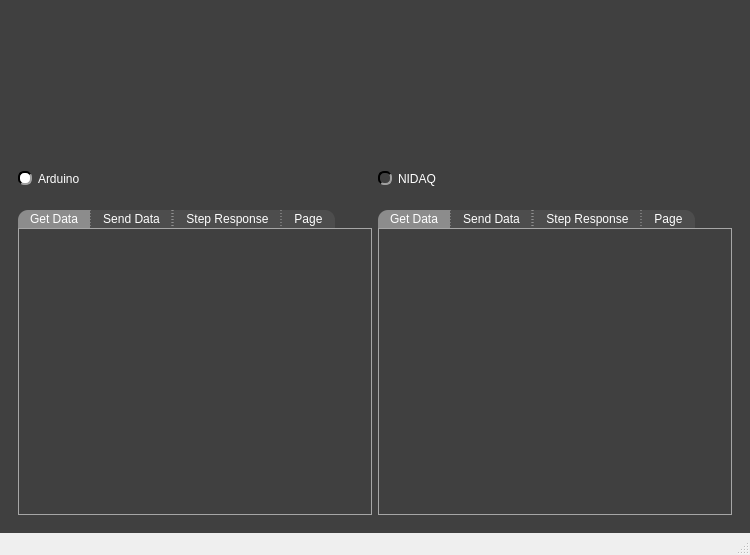
<?xml version="1.0" encoding="UTF-8"?>
<ui version="4.0">
 <class>PydaqGlobal</class>
 <widget class="QMainWindow" name="PydaqGlobal">
  <property name="geometry">
   <rect>
    <x>0</x>
    <y>0</y>
    <width>750</width>
    <height>555</height>
   </rect>
  </property>
  <property name="minimumSize">
   <size>
    <width>750</width>
    <height>0</height>
   </size>
  </property>
  <property name="windowTitle">
   <string>PYDAQ Global</string>
  </property>
  <property name="windowIcon">
   <iconset resource="resources_1.qrc">
    <normaloff>:/imgs/imgs/favicon.ico</normaloff>:/imgs/imgs/favicon.ico</iconset>
  </property>
  <property name="iconSize">
   <size>
    <width>24</width>
    <height>24</height>
   </size>
  </property>
  <property name="tabShape">
   <enum>QTabWidget::TabShape::Rounded</enum>
  </property>
  <widget class="QWidget" name="centralwidget">
   <property name="styleSheet">
    <string notr="true">QWidget{
	background-color: rgb(64, 64, 64);
}

QTabWidget::pane { 
   border: 1px solid rgb(166, 166, 166);
}

QTabBar::tab {
  	background-color: rgb(77, 77, 77);
 }

 QTabBar::tab:selected {
  	background-color: rgb(140, 140, 140);
	padding-top: 2px;
	padding-bottom: 2px;
	padding-left: 12px;
	padding-right: 12px;
 }

 QTabBar::tab:selected:hover {
  	background-color: rgb(140, 140, 140);
	padding-top: 2px;
	padding-bottom: 2px;
	padding-left: 12px;
	padding-right: 12px;
 }

 QTabBar::tab:hover {
  	background-color: rgb(109, 109, 109);
	padding-top: 2px;
	padding-bottom: 2px;
	padding-left: 12px;
	padding-right: 12px;
 }

 QTabBar::tab:middle {
	border-right: 1px dashed rgb(166, 166, 166);
	border-left: 1px dashed rgb(166, 166, 166);
	padding-top: 2px;
	padding-bottom: 2px;
	padding-left: 12px;
	padding-right: 12px;
 }

 QTabBar::tab:last {
	border-top-right-radius: 10px;
	padding-top: 2px;
	padding-bottom: 2px;
	padding-left: 12px;
	padding-right: 12px;
 }

 QTabBar::tab:first {
	border-top-left-radius: 10px;
	padding-top: 2px;
	padding-bottom: 2px;
	padding-left: 12px;
	padding-right: 12px;
 }


QComboBox QAbstractItemView {
    background-color: rgb(77, 77, 77);
}

QComboBox QAbstractItemView::item:focus{
    background-color: rgb(140, 140, 140);
}

QDoubleSpinBox{
	background-color: rgb(77, 77, 77);
	
	border-top: 1.5px solid rgb(46, 46, 46);
	border-left: 1.5px solid rgb(46, 46, 46);

	border-bottom: 1.5px solid rgb(166, 166, 166);
	border-right: 1.5px solid rgb(166, 166, 166);
}

QDoubleSpinBox::up-button{
    image: url(:/imgs/imgs/drop_up_arrow.png);
	width: 11px;

	background-color: rgb(0, 79, 0);
	border-top: 1.5px solid rgb(127, 167, 127);
	border-left: 1.5px solid rgb(127, 167, 127);

	border-bottom: 1.5px solid rgb(0, 0, 0);
	border-right: 1.5px solid rgb(0, 0, 0);
}

QDoubleSpinBox::up-button:pressed{
	border: 2px solid rgb(255, 255, 255);
}

QDoubleSpinBox::up-button:hover{
	background-color: rgb(0, 50, 0);
}

QDoubleSpinBox::down-button{
    image: url(:/imgs/imgs/drop_down_arrow.png);
	width: 11px;

	background-color: rgb(0, 79, 0);
	border-top: 1.5px solid rgb(127, 167, 127);
	border-left: 1.5px solid rgb(127, 167, 127);

	border-bottom: 1.5px solid rgb(0, 0, 0);
	border-right: 1.5px solid rgb(0, 0, 0);
}

QDoubleSpinBox::down-button:pressed{
	border: 2px solid rgb(255, 255, 255);
}

QDoubleSpinBox::down-button:hover{
	background-color: rgb(0, 50, 0);
}

QWidget#centralwidget{
	background-color: rgb(64, 64, 64);
}

QWidget{
	color: rgb(255, 255, 255);
}

QComboBox{
	background-color: rgb(77, 77, 77);
	
	border-top: 1.5px solid rgb(46, 46, 46);
	border-left: 1.5px solid rgb(46, 46, 46);

	border-bottom: 1.5px solid rgb(166, 166, 166);
	border-right: 1.5px solid rgb(166, 166, 166);
}


QComboBox::drop-down{
	image: url(:/imgs/imgs/drop_down_arrow.png);
	width: 11px;

	background-color: rgb(0, 79, 0);
	border-top: 2px solid rgb(127, 167, 127);
	border-left: 2px solid rgb(127, 167, 127);

	border-bottom: 2px solid rgb(0, 0, 0);
	border-right: 2px solid rgb(0, 0, 0);
}

QComboBox::drop-down:hover{
	background-color: rgb(0, 50, 0);
}

QComboBox::drop-down:pressed{
	border: 2px solid rgb(255, 255, 255);
}

QPushButton{
	background-color: rgb(0, 79, 0);

	border-top: 1.5px solid rgb(127, 167, 127);
	border-left: 1.5px solid rgb(127, 167, 127);

	border-bottom: 1.5px solid rgb(0, 0, 0);
	border-right: 1.5px solid rgb(0, 0, 0);

	
	font: 12pt &quot;Helvetica&quot;;
	text-align:center;
}

QWidget{
	font: 12pt &quot;Helvetica&quot;;
}

QPushButton:hover{
	background-color: rgb(0, 50, 0);
}

QPushButton:pressed{
	border: 2px solid rgb(255, 255, 255);
}

QLineEdit{
	background-color: rgb(77, 77, 77);
	border-top: 1.5px solid rgb(46, 46, 46);
	border-left: 1.5px solid rgb(46, 46, 46);

	border-bottom: 1.5px solid rgb(166, 166, 166);
	border-right: 1.5px solid rgb(166, 166, 166);
}

QRadioButton::indicator{
	border-radius: 6px;
	border-top: 1.5px solid rgb(0, 0, 0);
	border-left: 1.5px solid rgb(0, 0, 0);

	border-bottom: 1.5px solid rgb(160, 160, 160);
	border-right: 1.5px solid rgb(160, 160, 160);
}

QRadioButton::indicator::checked{
	background-color: white;
}

QRadioButton::indicator::unchecked:hover{
	background-color: #9F9F9F;
}

QRadioButton::indicator::pressed{
	border: 1.5px solid #505050
}

QPushButton#reload_devices{
	image: url(:/imgs/imgs/reload.png);
	width: 11px;
	background-color: rgb(0, 79, 0);

	border-top: 1.5px solid rgb(127, 167, 127);
	border-left: 1.5px solid rgb(127, 167, 127);

	border-bottom: 1.5px solid rgb(0, 0, 0);
	border-right: 1.5px solid rgb(0, 0, 0);

	
	font: 12pt &quot;Helvetica&quot;;
	text-align:center;
}

QPushButton#reload_devices:hover{
	background-color: rgb(0, 50, 0);
}

QPushButton#reload_devices:pressed{
	border: 2px solid rgb(255, 255, 255);
}

QPushButton#logo{
	background-color: rgb(64, 64, 64);
	border: 0px;
}

QPushButton#logo:hover{
	background-color: rgb(166, 166, 166);
	border: 1px solid rgb(190, 190, 190) ;
}

QPushButton#logo:pressed{
	background-color: rgb(166, 166, 166);
	border: 1px solid rgb(255, 255, 255) ;
}

QScrollBar:vertical {
     border: 1px solid rgb(140, 140, 140);
     background: rgb(140, 140, 140);
     width: 17px;
     margin: 17px 0 17px 0;
 }
QScrollBar::handle:vertical {
     background: rgb(0, 79, 0);
     min-height: 20px;
 }
QScrollBar::add-line:vertical {
	image: url(:/imgs/imgs/drop_down_arrow.png);
     border: 1px solid rgb(140, 140, 140);
     background: rgb(0, 79, 0);
     height: 15px;
     subcontrol-position: bottom;
     subcontrol-origin: margin;
 }

QScrollBar::sub-line:vertical {
	image: url(:/imgs/imgs/drop_up_arrow.png);
     border: 1px solid rgb(140, 140, 140);
     background: rgb(0, 79, 0);
     height: 15px;
     subcontrol-position: top;
     subcontrol-origin: margin;
 }

QScrollBar::add-line:vertical:pressed {
    border: 1px solid rgb(255, 255, 255);
	background: rgb(0, 79, 0)
 }

QScrollBar::sub-line:vertical:pressed {
	border: 1px solid rgb(255, 255, 255);
	background: rgb(0, 79, 0)
 }

QScrollBar::add-line:vertical:hover {
     background-color: rgb(0, 50, 0);
 }

QScrollBar::sub-line:vertical:hover {
    background-color: rgb(0, 50, 0);
 }

QScrollBar::handle:vertical:pressed {
    border: 1px solid rgb(255, 255, 255);
	background: rgb(0, 79, 0)
 }

QScrollBar::handle:vertical:hover {
    background-color: rgb(0, 50, 0);
 }

QScrollBar::add-page:vertical, QScrollBar::sub-page:vertical {
     background: none;
 }

QScrollArea{
	border: none;
}
</string>
   </property>
   <layout class="QVBoxLayout" name="verticalLayout">
    <item alignment="Qt::AlignmentFlag::AlignHCenter">
     <widget class="QPushButton" name="logo">
      <property name="minimumSize">
       <size>
        <width>186</width>
        <height>147</height>
       </size>
      </property>
      <property name="maximumSize">
       <size>
        <width>186</width>
        <height>147</height>
       </size>
      </property>
      <property name="cursor">
       <cursorShape>PointingHandCursor</cursorShape>
      </property>
      <property name="toolTip">
       <string>Go to PYDAQ Documentation</string>
      </property>
      <property name="text">
       <string/>
      </property>
      <property name="icon">
       <iconset resource="resources_1.qrc">
        <normaloff>:/imgs/imgs/logo.png</normaloff>:/imgs/imgs/logo.png</iconset>
      </property>
      <property name="iconSize">
       <size>
        <width>182</width>
        <height>143</height>
       </size>
      </property>
     </widget>
    </item>
    <item>
     <widget class="QWidget" name="widget" native="true">
      <property name="styleSheet">
       <string notr="true"/>
      </property>
      <layout class="QHBoxLayout" name="horizontalLayout">
       <item>
        <widget class="QRadioButton" name="radioButton">
         <property name="text">
          <string>Arduino</string>
         </property>
         <property name="checked">
          <bool>true</bool>
         </property>
         <attribute name="buttonGroup">
          <string notr="true">interface_radio</string>
         </attribute>
        </widget>
       </item>
       <item>
        <widget class="QRadioButton" name="radioButton_2">
         <property name="text">
          <string>NIDAQ</string>
         </property>
         <property name="checked">
          <bool>false</bool>
         </property>
         <attribute name="buttonGroup">
          <string notr="true">interface_radio</string>
         </attribute>
        </widget>
       </item>
      </layout>
     </widget>
    </item>
    <item>
     <widget class="QWidget" name="widget_2" native="true">
      <layout class="QGridLayout" name="gridLayout">
       <item row="0" column="1">
        <widget class="QTabWidget" name="nidaq_tabs">
         <property name="tabPosition">
          <enum>QTabWidget::TabPosition::North</enum>
         </property>
         <property name="currentIndex">
          <number>0</number>
         </property>
         <property name="documentMode">
          <bool>false</bool>
         </property>
         <property name="tabsClosable">
          <bool>false</bool>
         </property>
         <property name="movable">
          <bool>false</bool>
         </property>
         <property name="tabBarAutoHide">
          <bool>false</bool>
         </property>
         <widget class="QWidget" name="get_data_nidaq">
          <attribute name="title">
           <string>Get Data</string>
          </attribute>
          <layout class="QGridLayout" name="gridLayout_3">
           <item row="0" column="0">
            <widget class="QScrollArea" name="scrollArea_2">
             <property name="widgetResizable">
              <bool>true</bool>
             </property>
             <widget class="QWidget" name="scrollAreaWidgetContents_4">
              <property name="geometry">
               <rect>
                <x>0</x>
                <y>0</y>
                <width>334</width>
                <height>237</height>
               </rect>
              </property>
              <layout class="QGridLayout" name="gridLayout_8">
               <item row="0" column="0">
                <widget class="GetData_NIDAQ_Widget" name="get_nidaq_placeholder" native="true"/>
               </item>
              </layout>
             </widget>
            </widget>
           </item>
          </layout>
         </widget>
         <widget class="QWidget" name="send_data_nidaq_tab">
          <attribute name="title">
           <string>Send Data</string>
          </attribute>
          <layout class="QGridLayout" name="gridLayout_7">
           <item row="0" column="0">
            <widget class="QScrollArea" name="scrollArea_3">
             <property name="widgetResizable">
              <bool>true</bool>
             </property>
             <widget class="QWidget" name="scrollAreaWidgetContents_5">
              <property name="geometry">
               <rect>
                <x>0</x>
                <y>0</y>
                <width>334</width>
                <height>237</height>
               </rect>
              </property>
              <layout class="QGridLayout" name="gridLayout_10">
               <item row="0" column="0">
                <widget class="SendData_NIDAQ_Widget" name="send_nidaq_placeholder" native="true"/>
               </item>
              </layout>
             </widget>
            </widget>
           </item>
          </layout>
         </widget>
         <widget class="QWidget" name="step_response_nidaq_tab">
          <attribute name="title">
           <string>Step Response</string>
          </attribute>
          <layout class="QGridLayout" name="gridLayout_6">
           <item row="0" column="0">
            <widget class="QScrollArea" name="scrollArea">
             <property name="widgetResizable">
              <bool>true</bool>
             </property>
             <widget class="QWidget" name="scrollAreaWidgetContents_3">
              <property name="geometry">
               <rect>
                <x>0</x>
                <y>0</y>
                <width>334</width>
                <height>237</height>
               </rect>
              </property>
              <layout class="QGridLayout" name="gridLayout_9">
               <item row="0" column="0">
                <widget class="StepResponse_NIDAQ_Widget" name="step_nidaq_placeholder" native="true"/>
               </item>
              </layout>
             </widget>
            </widget>
           </item>
          </layout>
         </widget>
         <widget class="QWidget" name="get_model_nidaq_tab">
          <attribute name="title">
           <string>Page</string>
          </attribute>
          <layout class="QGridLayout" name="gridLayout_13">
           <item row="0" column="0">
            <widget class="QScrollArea" name="scrollArea_7">
             <property name="widgetResizable">
              <bool>true</bool>
             </property>
             <widget class="QWidget" name="scrollAreaWidgetContents">
              <property name="geometry">
               <rect>
                <x>0</x>
                <y>0</y>
                <width>334</width>
                <height>237</height>
               </rect>
              </property>
              <layout class="QGridLayout" name="gridLayout_15">
               <item row="0" column="0">
                <widget class="QWidget" name="getm_nidaq_placeholder" native="true"/>
               </item>
              </layout>
             </widget>
            </widget>
           </item>
          </layout>
         </widget>
        </widget>
       </item>
       <item row="0" column="0">
        <widget class="QTabWidget" name="arduino_tabs">
         <property name="styleSheet">
          <string notr="true"/>
         </property>
         <property name="tabShape">
          <enum>QTabWidget::TabShape::Rounded</enum>
         </property>
         <property name="currentIndex">
          <number>0</number>
         </property>
         <property name="elideMode">
          <enum>Qt::TextElideMode::ElideNone</enum>
         </property>
         <widget class="QWidget" name="get_data_arduino_tab">
          <attribute name="title">
           <string>Get Data</string>
          </attribute>
          <layout class="QGridLayout" name="gridLayout_2">
           <item row="0" column="0">
            <widget class="QScrollArea" name="scrollArea_4">
             <property name="widgetResizable">
              <bool>true</bool>
             </property>
             <widget class="QWidget" name="scrollAreaWidgetContents_6">
              <property name="geometry">
               <rect>
                <x>0</x>
                <y>0</y>
                <width>334</width>
                <height>237</height>
               </rect>
              </property>
              <layout class="QGridLayout" name="gridLayout_11">
               <item row="0" column="0">
                <widget class="GetData_Arduino_Widget" name="get_ino_placeholder" native="true"/>
               </item>
              </layout>
             </widget>
            </widget>
           </item>
          </layout>
         </widget>
         <widget class="QWidget" name="send_data_arduino_tab">
          <attribute name="title">
           <string>Send Data</string>
          </attribute>
          <layout class="QGridLayout" name="gridLayout_4">
           <item row="0" column="0">
            <widget class="QScrollArea" name="scrollArea_5">
             <property name="widgetResizable">
              <bool>true</bool>
             </property>
             <widget class="QWidget" name="scrollAreaWidgetContents_7">
              <property name="geometry">
               <rect>
                <x>0</x>
                <y>0</y>
                <width>334</width>
                <height>237</height>
               </rect>
              </property>
              <layout class="QGridLayout" name="gridLayout_12">
               <item row="0" column="0">
                <widget class="SendData_Arduino_Widget" name="send_ino_placeholder" native="true"/>
               </item>
              </layout>
             </widget>
            </widget>
           </item>
          </layout>
         </widget>
         <widget class="QWidget" name="step_response_arduino_tab">
          <attribute name="title">
           <string>Step Response</string>
          </attribute>
          <layout class="QGridLayout" name="gridLayout_5">
           <item row="0" column="0">
            <widget class="QScrollArea" name="scrollArea_6">
             <property name="widgetResizable">
              <bool>true</bool>
             </property>
             <widget class="QWidget" name="scrollAreaWidgetContents_11">
              <property name="geometry">
               <rect>
                <x>0</x>
                <y>0</y>
                <width>334</width>
                <height>237</height>
               </rect>
              </property>
              <layout class="QGridLayout" name="gridLayout_14">
               <item row="0" column="0">
                <widget class="StepResponse_Arduino_Widget" name="step_ino_placeholder" native="true"/>
               </item>
              </layout>
             </widget>
            </widget>
           </item>
          </layout>
         </widget>
         <widget class="QWidget" name="get_model_arduino_tab">
          <attribute name="title">
           <string>Page</string>
          </attribute>
          <layout class="QGridLayout" name="gridLayout_16">
           <item row="0" column="0">
            <widget class="QScrollArea" name="scrollArea_8">
             <property name="widgetResizable">
              <bool>true</bool>
             </property>
             <widget class="QWidget" name="scrollAreaWidgetContents_2">
              <property name="geometry">
               <rect>
                <x>0</x>
                <y>0</y>
                <width>334</width>
                <height>237</height>
               </rect>
              </property>
              <layout class="QGridLayout" name="gridLayout_17">
               <item row="0" column="0">
                <widget class="QWidget" name="getm_arduino_placeholder" native="true"/>
               </item>
              </layout>
             </widget>
            </widget>
           </item>
          </layout>
         </widget>
        </widget>
       </item>
      </layout>
     </widget>
    </item>
   </layout>
  </widget>
  <widget class="QMenuBar" name="menubar">
   <property name="geometry">
    <rect>
     <x>0</x>
     <y>0</y>
     <width>750</width>
     <height>22</height>
    </rect>
   </property>
  </widget>
  <widget class="QStatusBar" name="statusbar"/>
 </widget>
 <customwidgets>
  <customwidget>
   <class>GetData_Arduino_Widget</class>
   <extends>QWidget</extends>
   <header>..guis.getdata_arduino_widget</header>
   <container>1</container>
  </customwidget>
  <customwidget>
   <class>SendData_Arduino_Widget</class>
   <extends>QWidget</extends>
   <header>..guis.senddata_arduino_widget</header>
   <container>1</container>
  </customwidget>
  <customwidget>
   <class>StepResponse_Arduino_Widget</class>
   <extends>QWidget</extends>
   <header>..guis.stepresponse_arduino_widget</header>
   <container>1</container>
  </customwidget>
  <customwidget>
   <class>StepResponse_NIDAQ_Widget</class>
   <extends>QWidget</extends>
   <header>..guis.stepresponse_nidaq_widget</header>
   <container>1</container>
  </customwidget>
  <customwidget>
   <class>SendData_NIDAQ_Widget</class>
   <extends>QWidget</extends>
   <header>..guis.senddata_nidaq_widget</header>
   <container>1</container>
  </customwidget>
  <customwidget>
   <class>GetData_NIDAQ_Widget</class>
   <extends>QWidget</extends>
   <header>..guis.getdata_nidaq_widget</header>
   <container>1</container>
  </customwidget>
 </customwidgets>
 <resources>
  <include location="resources_1.qrc"/>
 </resources>
 <connections>
  <connection>
   <sender>radioButton</sender>
   <signal>toggled(bool)</signal>
   <receiver>arduino_tabs</receiver>
   <slot>show()</slot>
   <hints>
    <hint type="sourcelabel">
     <x>48</x>
     <y>51</y>
    </hint>
    <hint type="destinationlabel">
     <x>90</x>
     <y>161</y>
    </hint>
   </hints>
  </connection>
  <connection>
   <sender>radioButton</sender>
   <signal>toggled(bool)</signal>
   <receiver>nidaq_tabs</receiver>
   <slot>hide()</slot>
   <hints>
    <hint type="sourcelabel">
     <x>151</x>
     <y>53</y>
    </hint>
    <hint type="destinationlabel">
     <x>460</x>
     <y>114</y>
    </hint>
   </hints>
  </connection>
  <connection>
   <sender>radioButton_2</sender>
   <signal>toggled(bool)</signal>
   <receiver>arduino_tabs</receiver>
   <slot>hide()</slot>
   <hints>
    <hint type="sourcelabel">
     <x>424</x>
     <y>46</y>
    </hint>
    <hint type="destinationlabel">
     <x>242</x>
     <y>107</y>
    </hint>
   </hints>
  </connection>
  <connection>
   <sender>radioButton_2</sender>
   <signal>toggled(bool)</signal>
   <receiver>nidaq_tabs</receiver>
   <slot>show()</slot>
   <hints>
    <hint type="sourcelabel">
     <x>517</x>
     <y>55</y>
    </hint>
    <hint type="destinationlabel">
     <x>519</x>
     <y>88</y>
    </hint>
   </hints>
  </connection>
 </connections>
 <buttongroups>
  <buttongroup name="interface_radio"/>
 </buttongroups>
</ui>
